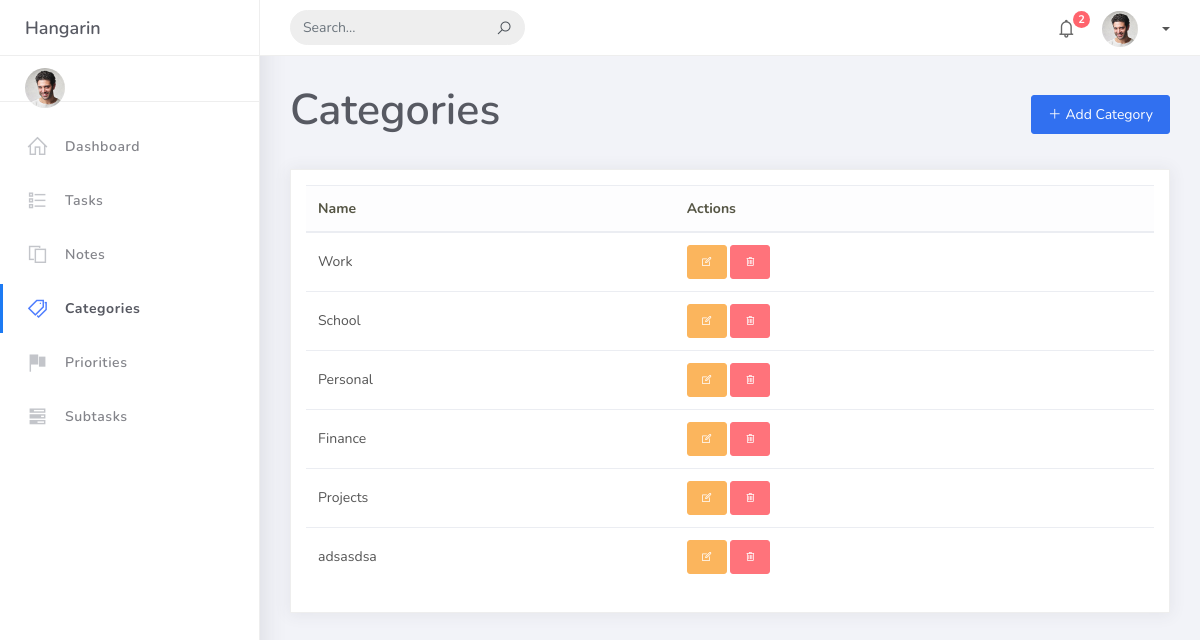
/tasks/categories/, run on the app's committed database.
### tasks/models.py (models this page shows, shortened)
class BaseModel(models.Model):
    created_at = models.DateTimeField(default=timezone.now)
    updated_at = models.DateTimeField(auto_now=True)
    class Meta:
        abstract = True

class Category(BaseModel):
    name = models.CharField(max_length=100)
    class Meta:
        verbose_name = "Category"
        verbose_name_plural = "Categories"

### tasks/views.py (the view)
# urls.py: path('categories/', views.CategoryListView.as_view(), name='category-list'),
class CategoryListView(SidebarContextMixin, ListView):
    model = Category
    context_object_name = "categories"
    template_name = "category_list.html"
    paginate_by = 10

### tasks/views.py (called while the page is built)
    def get_context_data(self, **kwargs):
        context = super().get_context_data(**kwargs)
        context["categories"] = Category.objects.all()
        context["priorities"] = Priority.objects.all()
        context["tasks"] = Task.objects.all()[:5]
        context["notes"] = Note.objects.all()[:5]
        context["subtasks"] = SubTask.objects.all()[:5]
        return context

### templates/category_list.html (shortened to what this page needs)
{% extends 'base.html' %}
{% block content %}
<div class="d-flex justify-content-between align-items-center mb-4">
    <h2 class="fw-bold">Categories</h2>
    <a href="{% url 'category-add' %}" class="btn btn-primary">
        <i class="la la-plus"></i> Add Category
    </a>
</div>
<div class="card shadow-sm">
    <div class="card-body table-responsive">
        <table class="table table-hover align-middle">
            <thead class="table-light">
                <tr>
                    <th>Name</th>
                    <th>Actions</th>
                </tr>
            </thead>
            <tbody>
                {% for category in categories %}
                <tr>
                    <td>{{ category.name }}</td>
                    <td>
                        <a href="{% url 'category-update' category.pk %}" class="btn btn-sm btn-warning"><i
                                class="la la-edit"></i></a>
                        <a href="{% url 'category-delete' category.pk %}" class="btn btn-sm btn-danger"><i
                                class="la la-trash"></i></a>
                    </td>
                </tr>
                {% empty %}
                <tr>
                    <td colspan="2" class="text-center text-muted">No categories yet.</td>
                </tr>
                {% endfor %}
            </tbody>
        </table>
    </div>
</div>
{% endblock %}

### data on the page
Category: name "Work"
Category: name "School"
Category: name "Personal"
Category: name "Finance"
Category: name "Projects"
Category: name "adsasdsa"
